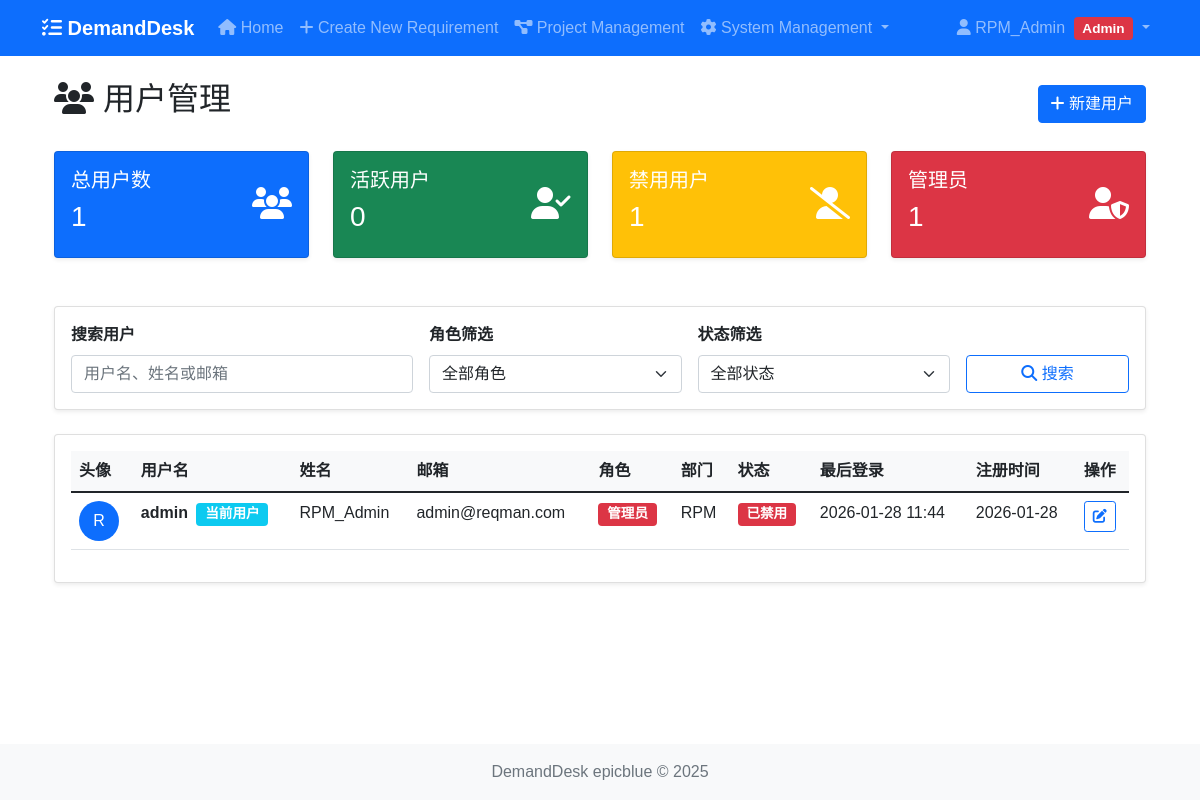
The app's page /admin/users (signed in) with its own data.
### models.py (models this page shows, shortened)
class User(UserMixin, db.Model):
    id = db.Column(db.Integer, primary_key=True)
    username = db.Column(db.String(80), unique=True, nullable=False)
    email = db.Column(db.String(120), unique=True, nullable=False)
    password_hash = db.Column(db.String(255), nullable=False)
    full_name = db.Column(db.String(200))
    role = db.Column(db.String(50), default='viewer')  # admin, manager, developer, tester, viewer
    department = db.Column(db.String(100))
    avatar = db.Column(db.String(200))
    is_active = db.Column(db.Boolean, default=True)
    created_at = db.Column(db.DateTime, default=beijing_now)
    last_login = db.Column(db.DateTime)  # 最后登录时间
    @property
    def is_authenticated(self):
        return True

### views/auth_views.py (the view, shortened to what this page needs)
@auth_bp.route('/admin/users')
def admin_users():
    from auth_decorators import admin_required
    @admin_required
    def _admin_users():
        User = get_user_model()
        page = request.args.get('page', 1, type=int)
        per_page = 10  # 每页显示10个用户
        search = request.args.get('search', '')
        role_filter = request.args.get('role', 'all')
        status_filter = request.args.get('status', 'all')
        query = User.query
        if role_filter != 'all':
            query = query.filter(User.role == role_filter)
        if status_filter == 'active':
            query = query.filter(User.is_active == True)
        elif status_filter == 'inactive':
            query = query.filter(User.is_active == False)
        users = query.order_by(User.created_at.desc()).paginate(
            page=page, per_page=per_page, error_out=False
        )
        stats = {
            'total_users': User.query.count(),
            'active_users': User.query.filter(User.is_active == True).count(),
            'inactive_users': User.query.filter(User.is_active == False).count(),
            'admin_users': User.query.filter(User.role == 'admin').count()
        }
        return render_template('user/admin_users.html',
                             users=users,
                             search=search,
                             role_filter=role_filter,
                             status_filter=status_filter,
                             stats=stats)
    return _admin_users()

### views/auth_views.py (called while the page is built)
def get_user_model():
    from models import User
    return User

### templates/user/admin_users.html (shortened to what this page needs)
{% extends "base.html" %}
{% block content %}
<div class="container-fluid">
    <div class="row">
        <div class="col-12">
            <div class="d-flex justify-content-between align-items-center mb-4">
                <h2><i class="fas fa-users"></i> 用户管理</h2>
                <a href="{{ url_for('auth.admin_create_user') }}" class="btn btn-primary">
                    <i class="fas fa-plus"></i> 新建用户
                </a>
            </div>
            <div class="row mb-4">
                <div class="col-md-3">
                    <div class="card bg-primary text-white">
                        <div class="card-body">
                            <div class="d-flex justify-content-between">
                                <div>
                                    <h5 class="card-title">总用户数</h5>
                                    <h3>{{ stats.total_users }}</h3>
                                </div>
                                <div class="align-self-center">
                                    <i class="fas fa-users fa-2x"></i>
                                </div>
                            </div>
                        </div>
                    </div>
                </div>
                <div class="col-md-3">
                    <div class="card bg-success text-white">
                        <div class="card-body">
                            <div class="d-flex justify-content-between">
                                <div>
                                    <h5 class="card-title">活跃用户</h5>
                                    <h3>{{ stats.active_users }}</h3>
                                </div>
                                <div class="align-self-center">
                                    <i class="fas fa-user-check fa-2x"></i>
                                </div>
                            </div>
                        </div>
                    </div>
                </div>
                <div class="col-md-3">
                    <div class="card bg-warning text-white">
                        <div class="card-body">
                            <div class="d-flex justify-content-between">
                                <div>
                                    <h5 class="card-title">禁用用户</h5>
                                    <h3>{{ stats.inactive_users }}</h3>
                                </div>
                                <div class="align-self-center">
                                    <i class="fas fa-user-slash fa-2x"></i>
                                </div>
                            </div>
                        </div>
                    </div>
                </div>
                <div class="col-md-3">
                    <div class="card bg-danger text-white">
                        <div class="card-body">
                            <div class="d-flex justify-content-between">
                                <div>
                                    <h5 class="card-title">管理员</h5>
                                    <h3>{{ stats.admin_users }}</h3>
                                </div>
                                <div class="align-self-center">
                                    <i class="fas fa-user-shield fa-2x"></i>
                                </div>
                            </div>
                        </div>
                    </div>
                </div>
            </div>
            <div class="card mb-4">
                <div class="card-body">
                    <form method="GET" class="row g-3">
                        <div class="col-md-4">
                            <label class="form-label">搜索用户</label>
                            <input type="text" name="search" class="form-control"
                                   value="{{ search }}" placeholder="用户名、姓名或邮箱">
                        </div>
                        <div class="col-md-3">
                            <label class="form-label">角色筛选</label>
                            <select name="role" class="form-select">
                                <option value="all" {% if role_filter == 'all' %}selected{% endif %}>全部角色</option>
                            </select>
                        </div>
                        <div class="col-md-3">
                            <label class="form-label">状态筛选</label>
                            <select name="status" class="form-select">
                                <option value="all" {% if status_filter == 'all' %}selected{% endif %}>全部状态</option>
                            </select>
                        </div>
                        <div class="col-md-2">
                            <label class="form-label">&nbsp;</label>
                            <div class="d-grid">
                                <button type="submit" class="btn btn-outline-primary">
                                    <i class="fas fa-search"></i> 搜索
                                </button>
                            </div>
                        </div>
                    </form>
                </div>
            </div>
            <div class="card">
                <div class="card-body">
                    {% if users.items %}
                    <div class="table-responsive">
                        <table class="table table-hover">
                            <thead>
                                <tr>
                                    <th>头像</th>
                                    <th>用户名</th>
                                    <th>姓名</th>
                                    <th>邮箱</th>
                                    <th>角色</th>
                                    <th>部门</th>
                                    <th>状态</th>
                                    <th>最后登录</th>
                                    <th>注册时间</th>
                                    <th>操作</th>
                                </tr>
                            </thead>
                            <tbody>
                                {% for user in users.items %}
                                <tr>
                                    <td>
                                        <div class="avatar-sm bg-primary text-white rounded-circle d-flex align-items-center justify-content-center"
                                             style="width: 40px; height: 40px;">
                                            {{ user.full_name[:1] if user.full_name else user.username[:1] }}
                                        </div>
                                    </td>
                                    <td>
                                        <strong>{{ user.username }}</strong>
                                        {% if user.id == current_user.id %}
                                        <span class="badge bg-info ms-1">当前用户</span>
                                        {% endif %}
                                    </td>
                                    <td>{{ user.full_name or '-' }}</td>
                                    <td>{{ user.email }}</td>
                                    <td>
                                        {% if user.role == 'admin' %}
                                        <span class="badge bg-danger">管理员</span>
                                        {% elif user.role == 'manager' %}
                                        <span class="badge bg-primary">项目经理</span>
                                        {% elif user.role == 'developer' %}
                                        <span class="badge bg-success">开发人员</span>
                                        {% elif user.role == 'tester' %}
                                        <span class="badge bg-warning">测试人员</span>
                                        {% else %}
                                        <span class="badge bg-secondary">查看者</span>
                                        {% endif %}
                                    </td>
                                    <td>{{ user.department or '-' }}</td>
                                    <td>
                                        {% if user.is_active %}
                                        <span class="badge bg-success">已启用</span>
                                        {% else %}
                                        <span class="badge bg-danger">已禁用</span>
                                        {% endif %}
                                    </td>
                                    <td>
                                        {% if user.last_login %}
                                        {{ user.last_login.strftime('%Y-%m-%d %H:%M') }}
                                        {% else %}
                                        <span class="text-muted">从未登录</span>
                                        {% endif %}
                                    </td>
                                    <td>{{ user.created_at.strftime('%Y-%m-%d') }}</td>
                                    <td>
                                        <div class="btn-group btn-group-sm">
                                            <a href="{{ url_for('auth.admin_edit_user', user_id=user.id) }}"
                                               class="btn btn-outline-primary" title="编辑">
                                                <i class="fas fa-edit"></i>
                                            </a>
                                        </div>
                                    </td>
                                </tr>
                                {% endfor %}
                            </tbody>
                        </table>
                    </div>
                    {% else %}
                    <div class="text-center py-5">
                        <i class="fas fa-users fa-3x text-muted mb-3"></i>
                        <h5 class="text-muted">暂无用户数据</h5>
                        <p class="text-muted">您可以创建新用户或调整搜索条件</p>
                    </div>
                    {% endif %}
                </div>
            </div>
        </div>
    </div>
</div>
{% endblock %}

### templates/base.html (shortened to what this page needs)
<!DOCTYPE html>
<html lang="zh-CN">
<head>
    <link href="https://cdn.bootcdn.net/ajax/libs/bootstrap/5.1.3/css/bootstrap.min.css" rel="stylesheet">
    <link href="https://cdn.bootcdn.net/ajax/libs/font-awesome/6.1.1/css/all.min.css" rel="stylesheet">
    <link href="{{ url_for('static', filename='style.css') }}" rel="stylesheet">
</head>
<body>
    <nav class="navbar navbar-expand-lg navbar-dark bg-primary">
        <div class="container">
            <a class="navbar-brand" href="{{ url_for('index') }}">
                <i class="fas fa-tasks"></i> DemandDesk
            </a>
            <div class="collapse navbar-collapse" id="navbarNav">
                <ul class="navbar-nav me-auto">
                    <li class="nav-item">
                        <a class="nav-link" href="{{ url_for('index') }}">
                            <i class="fas fa-home"></i> Home
                        </a>
                    </li>
                    <li class="nav-item">
                        <a class="nav-link" href="{{ url_for('requirement.create') }}">
                            <i class="fas fa-plus"></i> Create New Requirement
                        </a>
                    </li>
                    <li class="nav-item">
                        <a class="nav-link" href="{{ url_for('project.index') }}">
                            <i class="fas fa-project-diagram"></i> Project Management
                        </a>
                    </li>
                    {% if current_user.is_authenticated and current_user.role == 'admin' %}
                    <li class="nav-item dropdown">
                        <a class="nav-link dropdown-toggle" href="#" id="adminDropdown" role="button" data-bs-toggle="dropdown">
                            <i class="fas fa-cog"></i> System Management
                        </a>
                    </li>
                    {% endif %}
                </ul>
                <ul class="navbar-nav ms-auto">
                    {% if current_user.is_authenticated %}
                    <li class="nav-item dropdown">
                        <a class="nav-link dropdown-toggle" href="#" id="userDropdown" role="button" data-bs-toggle="dropdown">
                            <i class="fas fa-user"></i> {{ current_user.full_name or current_user.username }}
                            {% if current_user.role == 'admin' %}
                            <span class="badge bg-danger ms-1">Admin</span>
                            {% endif %}
                        </a>
                    </li>
                    {% endif %}
                </ul>
            </div>
        </div>
    </nav>
    <div class="container mt-4">
        {% block content %}{% endblock %}
    </div>
    <footer class="footer mt-5 py-3 bg-light">
        <div class="container text-center">
            <span class="text-muted">DemandDesk epicblue © 2025</span>
        </div>
    </footer>
</body>
</html>

### static/style.css (style rules this page uses)
body { font-family: 'Microsoft YaHei', 'Arial', sans-serif; min-height: 100vh; display: flex; flex-direction: column; }
.container { flex: 1; }
.footer { margin-top: auto; }
.table th { background-color: #f8f9fa; font-weight: 600; }
.card { box-shadow: 0 0.125rem 0.25rem rgba(0,0,0,0.075); margin-bottom: 1.5rem; }
.badge { padding: 0.35em 0.65em; font-size: 0.85em; }
.btn-group-sm > .btn { padding: 0.25rem 0.5rem; font-size: 0.875rem; }
.form-label { font-weight: 600; margin-bottom: 0.5rem; }
.navbar-brand { font-size: 1.25rem; font-weight: 600; }

### records on screen
User: full_name "RPM_Admin", full_name "R", username "admin", shows "当前用户", email "admin@reqman.com", role "管理员", department "RPM", is_active "已禁用", last_login "2026-01-28 11:44", created_at "2026-01-28"

### other values on screen
{{ stats.total_users }} "1"
{{ stats.active_users }} "0"
{{ stats.inactive_users }} "1"
{{ stats.admin_users }} "1"
